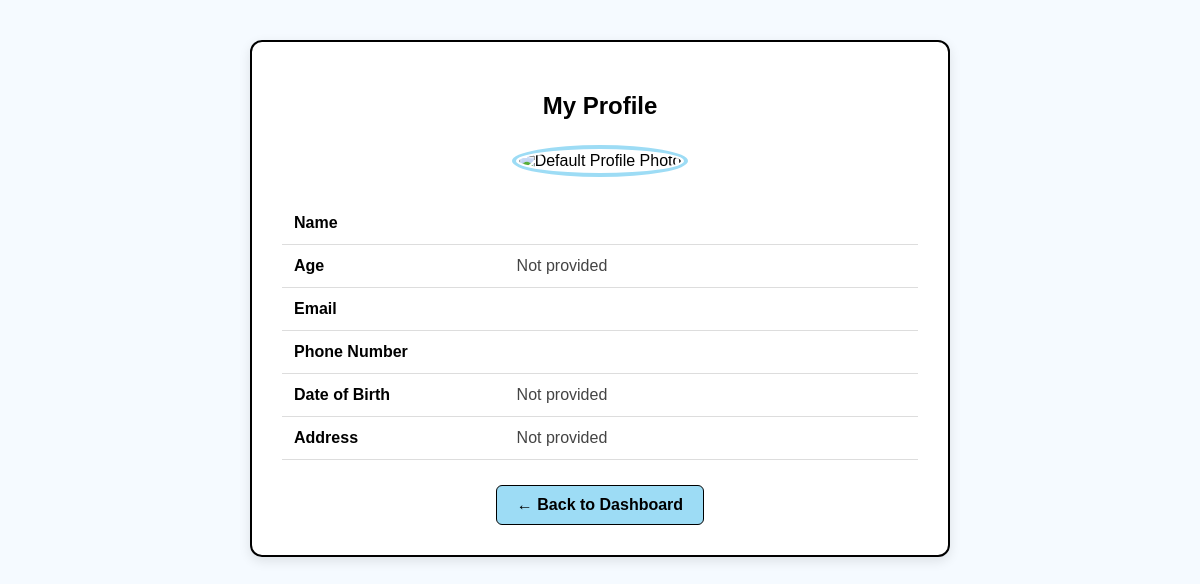
Before: /User/MyProfile/ (signed in) with the older database file.
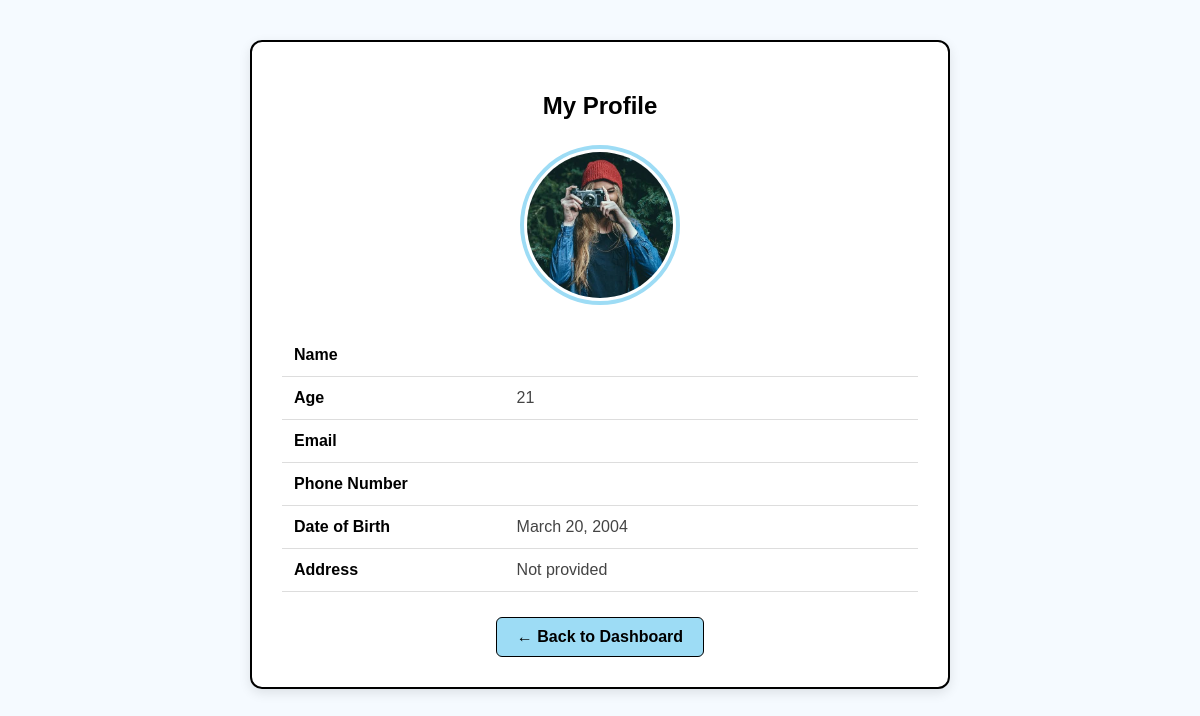
After: the same page with the newer database file.
### User/models.py (models this page shows, shortened)
class tbl_UserProfile(models.Model):
    registration = models.OneToOneField(
        'Guest.tbl_registration',
        on_delete=models.CASCADE,
        related_name='user_profile'
    )
    age = models.IntegerField(null=True, blank=True)
    date_of_birth = models.DateField(
        null=True,
        blank=True
    )
    profile_photo = models.ImageField(
        upload_to='profile_photos/',
        null=True,
        blank=True
    )

### User/views.py (the view, shortened to what this page needs)
# urls.py: path('MyProfile/', views.MyProfile, name='MyProfile'),
def MyProfile(request):
    user,response=guard(request)
    if response:return response
    profile,_=tbl_UserProfile.objects.get_or_create(user=user)
    return render(request,'User/MyProfile.html',{'user':user,'profile':profile})

### User/views.py (called while the page is built)
def current_user(request):
    uid = request.session.get('user_id')
    if not uid or request.session.get('role') != 'USER':
        return None
    return tbl_registration.objects.filter(id=uid, is_active=True).first()

def guard(request):
    user = current_user(request)
    if not user:
        return None, redirect('Guest:Login')
    return user, None

### User/Templates/User/MyProfile.html (shortened to what this page needs)
{% load static %}
<!DOCTYPE html>
<html lang="en">
<head>
</head>
<body>
    <div class="profile-box">
        <h2>My Profile</h2>
        <div class="photo-box">
            {% if profile and profile.profile_photo %}
                <img
                    src="{{ profile.profile_photo.url }}"
                    class="profile-photo"
                    alt="Profile Photo">
            {% else %}
                <img
                    src="{% static 'Images/Profile.png' %}"
                    class="profile-photo"
                    alt="Default Profile Photo">
            {% endif %}
        </div>
        <table>
            <tr>
                <td>
                    Name
                </td>
                <td>
                </td>
            </tr>
            <tr>
                <td>
                    Age
                </td>
                <td>
                    {% if profile.age %}
                        {{ profile.age }}
                    {% else %}
                        Not provided
                    {% endif %}
                </td>
            </tr>
            <tr>
                <td>
                    Email
                </td>
                <td>
                </td>
            </tr>
            <tr>
                <td>
                    Phone Number
                </td>
                <td>
                </td>
            </tr>
            <tr>
                <td>
                    Date of Birth
                </td>
                <td>
                    {% if profile.date_of_birth %}
                        {{ profile.date_of_birth }}
                    {% else %}
                        Not provided
                    {% endif %}
                </td>
            </tr>
            <tr>
                <td>
                    Address
                </td>
                <td>
                    {% if registration.user_address %}
                        {{ registration.user_address }}
                    {% else %}
                        Not provided
                    {% endif %}
                </td>
            </tr>
        </table>
        <a
            href="{% url 'User:UserDashboard' %}"
            class="back-btn">
            ← Back to Dashboard
        </a>
    </div>
</body>
</html>

Changed rows visible on the page:
now on this page (row edited): tbl_UserProfile: profile_photo (picture), age "21", date_of_birth "March 20, 2004"
Other visible differences:
text no longer shown: "Not provided Not provided"
